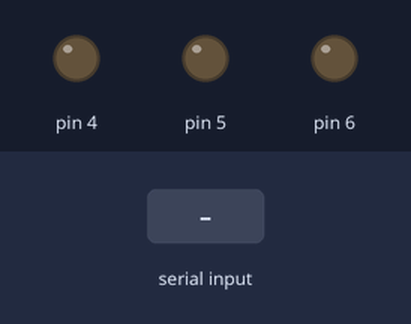
Bench run of a sketch on a simulated Arduino Uno, built with avr-gcc and run on an emulated ATmega328P. Parts: output pins drawn as LEDs (lit = HIGH). The test bench sets the inputs (shaded band).

Above: at 1.2 s.
1.3 s: "90,45\n" received over Serial
At 3.4 s:
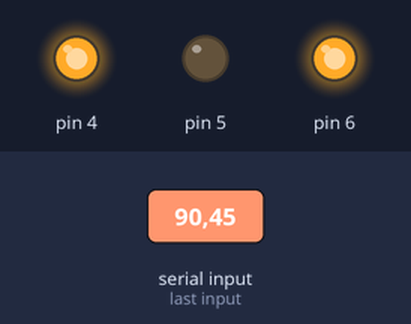
4.3 s: "30,150\n" received over Serial
At 5.7 s:
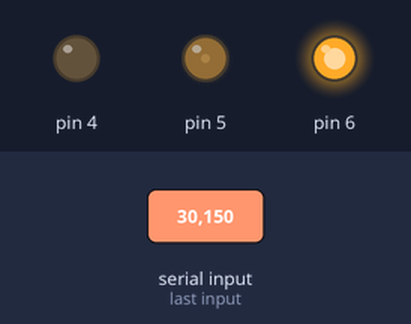
7.3 s: "200\n" received over Serial
At 7.7 s:
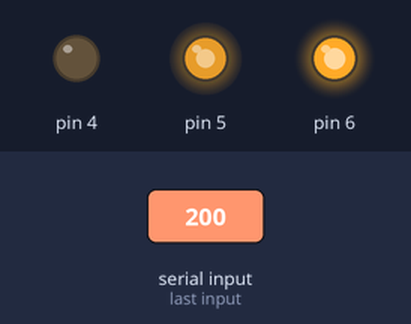
9.3 s: "90\n" received over Serial
At 10.3 s:
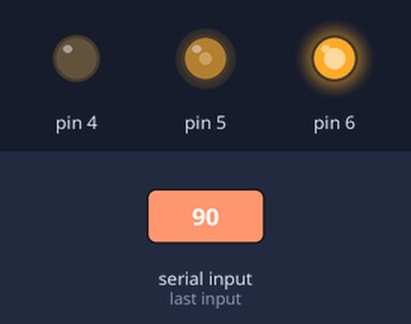
Timing chart, 0 to 13.3 s (numbered marks = the images above; inputs shaded):
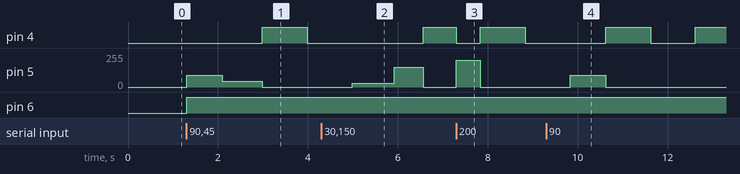

The sketch:

tryaey.ino
```cpp
void setup() {
  pinMode(6, OUTPUT);
  pinMode(5, OUTPUT);
  pinMode(4, OUTPUT);
  Serial.begin(9600);
}

void loop() {
  // put your main code here, to run repeatedly:
  if (Serial.available())
  {
    int  spd = Serial.parseInt();
    spd = constrain(spd, 0, 254);

    digitalWrite(6, HIGH);
    digitalWrite(4, LOW);
    analogWrite(5, spd);

    delay(map(spd,0,255,1000,400));

    digitalWrite(6, HIGH);
    digitalWrite(4, HIGH);
    analogWrite(5, 0);
  }
}
```

Measured:
- after the input at 1.3 s, pin 4: LOW → HIGH after 1.7 s, → LOW 1.0 s later; pin 5: 0/255 → 90/255 at once, → 45/255 0.79 s later, → 0/255 0.90 s later; pin 6: LOW → HIGH at once
- after the input at 4.3 s, pin 4: LOW → HIGH after 2.3 s instead of 0.69 s; pin 5: 0/255 → 30/255 after 0.69 s, → 150/255 0.93 s later, → 0/255 0.65 s later
- after the input at 7.3 s, pin 5: 0/255 → 200/255 at once, → 0/255 0.53 s later
- after the input at 9.3 s, pin 4: LOW → HIGH after 1.3 s instead of 0.53 s; pin 5: 0/255 → 90/255 after 0.53 s, → 0/255 0.79 s later
